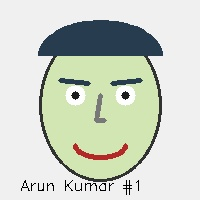
#> input picture datasets/registered_faces/Arun_Kumar/sample_1.jpg, 200 x 200 px
$ python -i face_detector.py   (imports and definitions only)
#> lines starting #> are read from the running program, lines starting #| are printed output that depends on the picture; after the words box and inside, x2 and y2 are one past the last pixel; in counts of white or black regions, pixels touching at a corner belong together
#> further down, picture is the input picture: shape (200, 200, 3); mean B, G, R 199.8, 211.5, 205.3
import cv2
import numpy as np

class FaceDetector:
    def __init__(self, min_confidence=0.5):
        self.min_confidence = min_confidence

        # Load OpenCV default Haar cascade classifiers
        self.cascade_frontal = cv2.CascadeClassifier(cv2.data.haarcascades + 'haarcascade_frontalface_default.xml')
        self.cascade_alt = cv2.CascadeClassifier(cv2.data.haarcascades + 'haarcascade_frontalface_alt2.xml')
        self.cascade_profile = cv2.CascadeClassifier(cv2.data.haarcascades + 'haarcascade_profileface.xml')

    def detect_faces(self, image):
        """
        Detects faces in an image.
        Returns:
            list of dicts: [
                {
                    'box': (x, y, w, h),
                    'confidence': 0.95,
                    'crop': np.ndarray (BGR face crop)
                }, ...
            ]
        """
        if image is None or image.size == 0:
            return []

        h_img, w_img = image.shape[:2]
#> h_img = 200; w_img = 200
        gray = cv2.cvtColor(image, cv2.COLOR_BGR2GRAY)
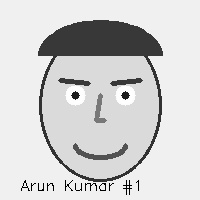
#> gray: shape (200, 200); min 0, max 255, mean 208.3

        # Apply histogram equalization for robust multi-illumination detection
        gray_eq = cv2.equalizeHist(gray)
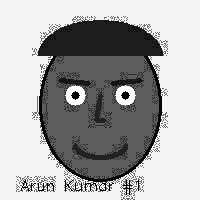
#> gray_eq: shape (200, 200); min 0, max 255, mean 167.1

        boxes = []

        # 1. Multi-scale frontal detection
        faces1 = self.cascade_frontal.detectMultiScale(
            gray_eq,
            scaleFactor=1.05,
            minNeighbors=3,
            minSize=(25, 25),
            flags=cv2.CASCADE_SCALE_IMAGE
        )
#> faces1 = ()
        for (x, y, w, h) in faces1:
            boxes.append([x, y, w, h, 0.90])
#> this loop made 0 passes
#> after the loop, boxes = []

        # 2. Multi-scale frontal detection (alt)
        faces2 = self.cascade_alt.detectMultiScale(
            gray,
            scaleFactor=1.05,
            minNeighbors=2,
            minSize=(25, 25)
        )
#> faces2 = ()
        for (x, y, w, h) in faces2:
            boxes.append([x, y, w, h, 0.85])

        # 3. Profile face detection
        faces_prof = self.cascade_profile.detectMultiScale(
            gray,
            scaleFactor=1.1,
            minNeighbors=2,
            minSize=(25, 25)
        )
#> faces_prof = ()
        for (x, y, w, h) in faces_prof:
            boxes.append([x, y, w, h, 0.80])

        # 4. Fallback Contour / Color-based Face Blob Detection if Cascades find no faces
        if not boxes:
            hsv = cv2.cvtColor(image, cv2.COLOR_BGR2HSV)
#> hsv: shape (200, 200, 3); mean H, S, V 29.3, 29.7, 214.3
            # Broad skin color range in HSV space
            lower_skin = np.array([0, 20, 70], dtype=np.uint8)
            upper_skin = np.array([30, 255, 255], dtype=np.uint8)
            mask = cv2.inRange(hsv, lower_skin, upper_skin)
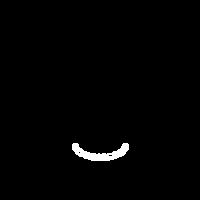
#> mask: shape (200, 200); 1.2% white; 1 white region, box (x1, y1, x2, y2) and area: (72, 143, 129, 161) 482

            # Morphological Operations
            kernel = cv2.getStructuringElement(cv2.MORPH_ELLIPSE, (5, 5))
            mask = cv2.erode(mask, kernel, iterations=1)
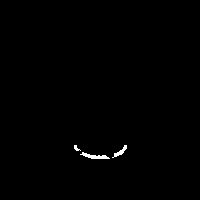
#> mask: shape (200, 200); 0.46% white; 3 white regions, box (x1, y1, x2, y2) and area: (80, 152, 110, 159) 98, (112, 145, 127, 158) 62, (74, 145, 81, 151) 22
            mask = cv2.dilate(mask, kernel, iterations=2)
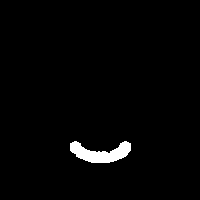
#> mask: shape (200, 200); 1.9% white; 1 white region

            contours, _ = cv2.findContours(mask, cv2.RETR_EXTERNAL, cv2.CHAIN_APPROX_SIMPLE)
#> contours = 1 contour; box (x1, y1, x2, y2) and area: (70, 141, 131, 163) 683
            for c in contours:
                area = cv2.contourArea(c)
                if area > 1000: # Filter small noise
                    x, y, w, h = cv2.boundingRect(c)
                    aspect_ratio = float(h) / w
                    if 0.7 <= aspect_ratio <= 1.8 and w < w_img * 0.9 and h < h_img * 0.9:
                        boxes.append([x, y, w, h, 0.75])
#> this loop made 1 pass
#> area on pass 1: 683

        if not boxes:
            return []

        # Apply Non-Maximum Suppression (NMS)
        boxes_nms = self._non_max_suppression(np.array(boxes), overlapThresh=0.35)

        results = []
        padding_ratio = 0.05

        for (x, y, w, h, conf) in boxes_nms:
            x, y, w, h = int(x), int(y), int(w), int(h)

            pad_w = int(w * padding_ratio)
            pad_h = int(h * padding_ratio)

            x1 = max(0, x - pad_w)
            y1 = max(0, y - pad_h)
            x2 = min(w_img, x + w + pad_w)
            y2 = min(h_img, y + h + pad_h)

            face_crop = image[y1:y2, x1:x2]

            if face_crop.size > 0:
                results.append({
                    'box': (x, y, w, h),
                    'padded_box': (x1, y1, x2 - x1, y2 - y1),
                    'confidence': float(conf),
                    'crop': face_crop
                })

        return results

    def _non_max_suppression(self, boxes, overlapThresh=0.3):
        if len(boxes) == 0:
            return []

        x1 = boxes[:, 0]
        y1 = boxes[:, 1]
        x2 = boxes[:, 0] + boxes[:, 2]
        y2 = boxes[:, 1] + boxes[:, 3]
        scores = boxes[:, 4]

        area = (x2 - x1 + 1) * (y2 - y1 + 1)
        idxs = np.argsort(scores)[::-1]

        pick = []
        while len(idxs) > 0:
            last = len(idxs) - 1
            i = idxs[0]
            pick.append(i)

            xx1 = np.maximum(x1[i], x1[idxs[1:]])
            yy1 = np.maximum(y1[i], y1[idxs[1:]])
            xx2 = np.minimum(x2[i], x2[idxs[1:]])
            yy2 = np.minimum(y2[i], y2[idxs[1:]])

            w = np.maximum(0, xx2 - xx1 + 1)
            h = np.maximum(0, yy2 - yy1 + 1)

            overlap = (w * h) / area[idxs[1:]]

            idxs = np.delete(idxs, np.concatenate(([0], np.where(overlap > overlapThresh)[0] + 1)))

        return boxes[pick]

>>> import cv2
>>> picture = cv2.imread('../datasets/registered_faces/Arun_Kumar/sample_1.jpg')
>>> result = FaceDetector().detect_faces(picture)
#> result = []
